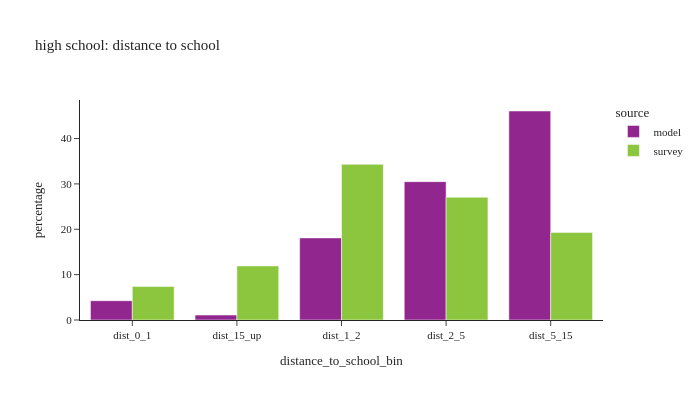
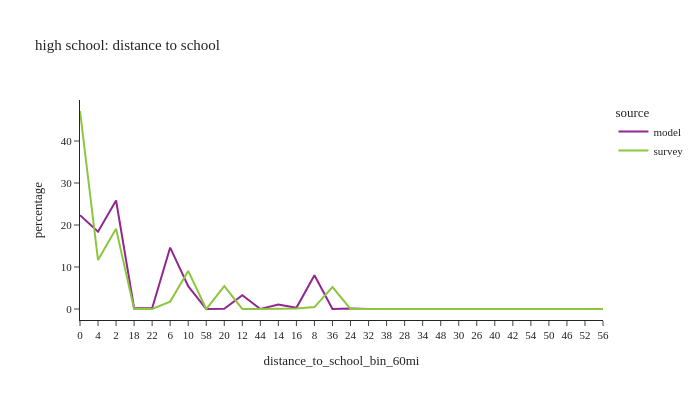

Write notebook code for charts like these, in order.
### Code cell
# distance to school: high school
plot_distance(per_data,'is_highschool',"high school: distance to school")

### Figure 1 — Plotly figure (JSON) as saved in the notebook; plotly's stock layout.template omitted (floating-point values rounded to 4 significant figures)
{"data": [{"alignmentgroup": "True", "hovertemplate": "source=model<br>distance_to_school_bin=%{x}<br>percentage=%{y}<extra></extra>", "legendgroup": "model", "marker": {"color": "#91268F", "pattern": {"shape": ""}}, "name": "model", "offsetgroup": "model", "orientation": "v", "showlegend": true, "textposition": "auto", "type": "bar", "x": ["dist_0_1", "dist_15_up", "dist_1_2", "dist_2_5", "dist_5_15"], "xaxis": "x", "y": [4.256, 1.087, 18.09, 30.5, 46.07], "yaxis": "y"}, {"alignmentgroup": "True", "hovertemplate": "source=survey<br>distance_to_school_bin=%{x}<br>percentage=%{y}<extra></extra>", "legendgroup": "survey", "marker": {"color": "#8CC63E", "pattern": {"shape": ""}}, "name": "survey", "offsetgroup": "survey", "orientation": "v", "showlegend": true, "textposition": "auto", "type": "bar", "x": ["dist_0_1", "dist_15_up", "dist_1_2", "dist_2_5", "dist_5_15"], "xaxis": "x", "y": [7.395, 11.92, 34.32, 27.06, 19.3], "yaxis": "y"}], "layout": {"barmode": "group", "font": {"size": 11}, "height": 400, "legend": {"title": {"text": "source"}, "tracegroupgap": 0}, "title": {"text": "high school: distance to school"}, "width": 700, "xaxis": {"anchor": "y", "domain": [0, 1], "title": {"text": "distance_to_school_bin"}}, "yaxis": {"anchor": "x", "domain": [0, 1], "title": {"text": "percentage"}}}}

### Figure 2 — Plotly figure (JSON) as saved in the notebook; plotly's stock layout.template omitted (floating-point values rounded to 4 significant figures)
{"data": [{"hovertemplate": "source=model<br>distance_to_school_bin_60mi=%{x}<br>percentage=%{y}<extra></extra>", "legendgroup": "model", "line": {"color": "#91268F", "dash": "solid"}, "marker": {"symbol": "circle"}, "mode": "lines", "name": "model", "orientation": "v", "showlegend": true, "type": "scatter", "x": ["0", "4", "2", "18", "22", "6", "10", "58", "20", "12", "44", "14", "16", "8", "36", "24", "32", "38", "28", "34", "48", "30", "26", "40", "42", "54", "50", "46", "52", "56"], "xaxis": "x", "y": [22.35, 18.4, 25.86, 0.1716, 0.172, 14.62, 5.426, 0.0, 0.07434, 3.275, 0.0, 1.085, 0.2835, 8.022, 0.0, 0.102, 0.00143, 0.0, 0.02955, 0.0, 0.0, 0.01191, 0.1072, 0.0, 0.003336, 0.0, 0.0, 0.0, 0.0, 0.0], "yaxis": "y"}, {"hovertemplate": "source=survey<br>distance_to_school_bin_60mi=%{x}<br>percentage=%{y}<extra></extra>", "legendgroup": "survey", "line": {"color": "#8CC63E", "dash": "solid"}, "marker": {"symbol": "circle"}, "mode": "lines", "name": "survey", "orientation": "v", "showlegend": true, "type": "scatter", "x": ["0", "4", "2", "18", "22", "6", "10", "58", "20", "12", "44", "14", "16", "8", "36", "24", "32", "38", "28", "34", "48", "30", "26", "40", "42", "54", "50", "46", "52", "56"], "xaxis": "x", "y": [47.15, 11.66, 19.08, 0.0, 0.0, 1.761, 9.063, 0.0, 5.427, 0.02465, 0.0, 0.0, 0.1415, 0.459, 5.207, 0.0, 0.0, 0.03677, 0.0, 0.0, 0.0, 0.0, 0.0, 0.0, 0.0, 0.0, 0.0, 0.0, 0.0, 0.0], "yaxis": "y"}], "layout": {"font": {"size": 11}, "height": 400, "legend": {"title": {"text": "source"}, "tracegroupgap": 0}, "title": {"text": "high school: distance to school"}, "width": 700, "xaxis": {"anchor": "y", "domain": [0, 1], "title": {"text": "distance_to_school_bin_60mi"}}, "yaxis": {"anchor": "x", "domain": [0, 1], "title": {"text": "percentage"}}}}
